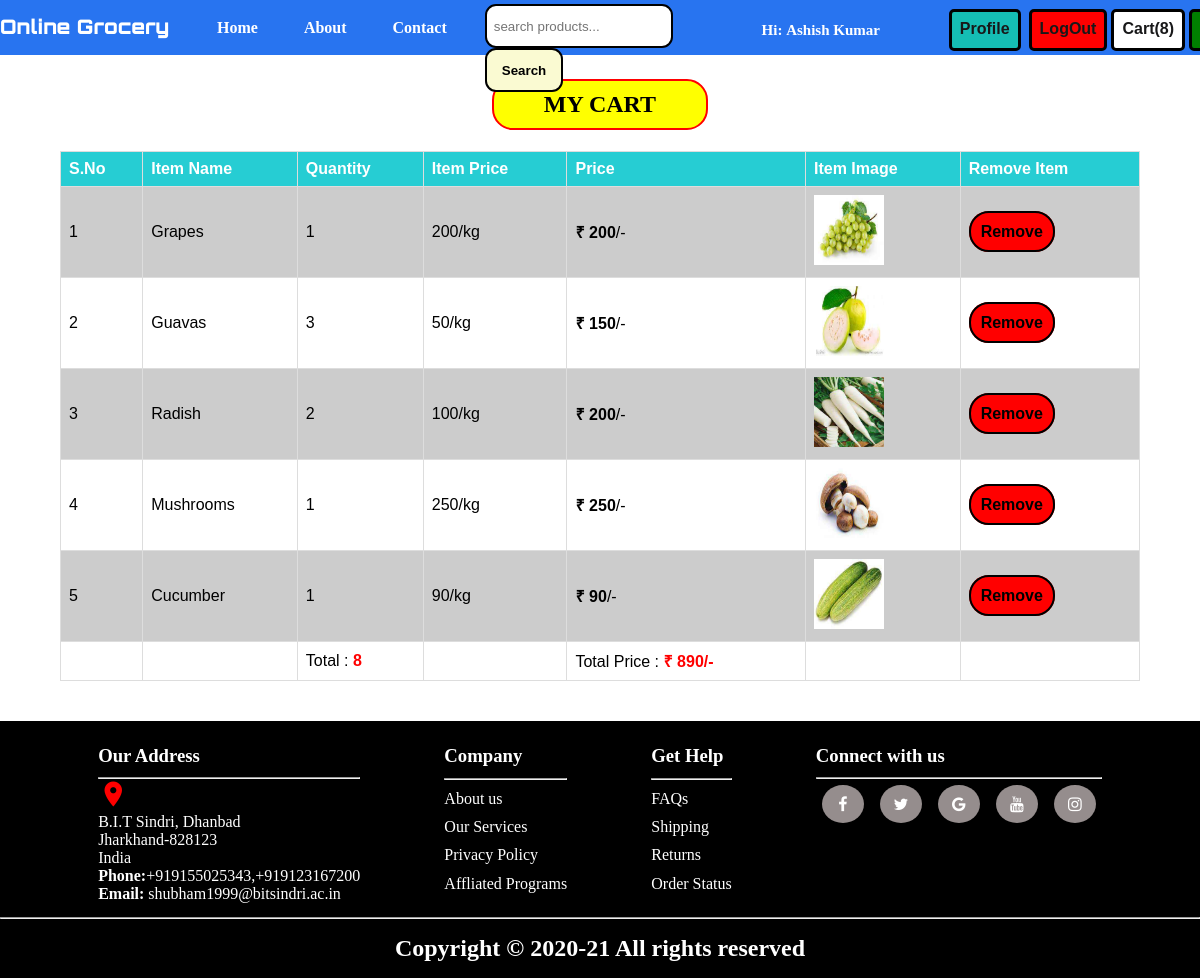
Screenshot of /manage_cart.php (signed in) with the database file from the repository.
### tables this page shows
CREATE TABLE `users` (
  `user_id` int(6) NOT NULL,
  `f_name` varchar(20) NOT NULL,
  `l_name` varchar(20) NOT NULL,
  `email` varchar(30) NOT NULL,
  `mobile` varchar(10) NOT NULL,
  `password` varchar(100) NOT NULL,
  `address` varchar(200) NOT NULL,
  `updated` timestamp NOT NULL DEFAULT current_timestamp() ON UPDATE current_timestamp(),
  `created` timestamp NOT NULL DEFAULT current_timestamp()
);

CREATE TABLE `manage_cart` (
  `mc_id` int(11) NOT NULL,
  `user_id` int(5) NOT NULL,
  `item_id` int(5) NOT NULL,
  `quantity` int(3) NOT NULL
);

CREATE TABLE `items` (
  `item_id` int(11) NOT NULL,
  `item_name` varchar(30) NOT NULL,
  `item_img` varchar(50) NOT NULL,
  `item_price` decimal(10,0) NOT NULL,
  `item_category` int(6) NOT NULL
);

### manage_cart.php (the view)
<?php include_once('header.php');
$user_id = $_SESSION['user_id'];
?>
<section class="usermsg">
         <div class="contain">
           <h2>MY CART</h2>
         <table class="users">
             <tr>
               <th>S.No</th>
               <th>Item Name</th>
               <th>Quantity</th>
               <th>Item Price</th>
               <th>Price</th>
               <th>Item Image</th>
               <th>Remove Item</th>
             </tr>
             <?php
                    $query = mysqli_query($conn, "SELECT DISTINCT(item_name), item_img, item_price, mc_id, quantity FROM items,manage_cart WHERE manage_cart.user_id=$user_id AND items.item_id=manage_cart.item_id");
                    $i = 1;
                    $tq = 0;
                    $tp = 0;
                    while($row = mysqli_fetch_array($query)){
                      $tq = $tq + $row['quantity'];
                      $tp = $tp + $row['item_price'] * $row['quantity'];
              ?>
              <tr>
                  <td><?php echo $i; ?></td>
                  <td><?php echo $row['item_name'];?></td>
                  <td><?php echo $row['quantity'];?></td>
                  <td><?php echo $row['item_price'];?>/kg </td>
                  <td><b>&#8377; <?php echo $row['quantity'] * $row['item_price']; ?></b>/-</td>
                  <td><img width="70" height="70" src="items/<?php echo $row['item_img'];?>" alt=""></td>
                  <td><a id="remove" style="border: 2px solid black;color: black;text-decoration: none; padding:10px;font-weight: bold;background: red;border-radius: 20px;"href="delete_cart_items.php?id=<?php echo $row['mc_id']; ?>">Remove</a></td>
              </tr>
              <?php $i++; } ?>
              <tr>
                <td></td>
                <td></td>
                <td>Total : <b style="color:red;"><?php echo $tq; ?></b></td>
                <td></td>
                <td>Total Price : <b style="color:red;">&#8377; <?php echo $tp; ?>/-</b></td>
                <td></td>
                <td></td>
              </tr>
           </table>
         </div>
</section>
<?php include_once('footer.php'); ?>

### header.php (shortened to what this page needs)
<?php
include_once('admin/connect_db.php');
?>
<!DOCTYPE html>
<html lang="en">
<head>
    <link rel="stylesheet" href="css/style.css">
    <link rel="stylesheet" href="css/utilis.css">
    <link rel="stylesheet" href="https://cdnjs.cloudflare.com/ajax/libs/font-awesome/4.7.0/css/font-awesome.min.css">
    <link rel="stylesheet" href="https://cdnjs.cloudflare.com/ajax/libs/font-awesome/4.7.0/css/font-awesome.min.css">
</head>
<body>
    <header class="head">
        <div class="d1">
            <p class="p1">Online Grocery</p>
        </div>
        <nav>
            <ul>
                <li><a href="index.php">Home</a></li>
                <li><a href="about.php">About</a></li>
                <li><a href="contact.php">Contact</a></li>
            </ul>
        </nav>
        <div class="search">
            <form method="post" action="items_search.php">
                <input  id="searchinput"type="text" name="search" placeholder="search products..." required>
                <input type="submit" name="search_btn" value="Search" id="search1">
            </form>
        </div>
        <div class="butns">
            <?php if(isset($_SESSION['user_id'])){
                $query = mysqli_query($conn, "SELECT * from users WHERE user_id='".$_SESSION['user_id']."'");
                while($row =  mysqli_fetch_array($query)){
                    $f_name =  $row['f_name'];
                    $l_name =  $row['l_name'];
                    $name = $f_name.' '.$l_name;
                }
                $query = mysqli_query($conn, "SELECT SUM(quantity) as total_items FROM manage_cart WHERE user_id='".$_SESSION['user_id']."'");
                while ($row = mysqli_fetch_array($query)){
                    $total_items = $row['total_items'];
                }
                ?>
                <p class="title"><?php echo "Hi: ".$name;?></p>
                <a href="user_profile.php" id="profile">Profile</a>
               <?php
                echo " <a href='logout.php' id='logout'>LogOut</a>";
                    if(isset($_SESSION)){?>
                        <a href="manage_cart.php" id="cart">
                <span>Cart(<?php echo $total_items; ?>)</span></a>
                    <?php }
                    if(@$_SESSION['user_id']<=2){
                        echo " <a href='admin/dashboard.php' id='admin'>Admin</a>";
                    }
                }else{?>
                <button id="log" onclick="window.location.href='login.php';">Log In</button>
                <button id="sign" onclick="window.location.href='signup.php';">Sign Up</button>
           <?php } ?>
        </div>
    </header>
    <main  id="#main" class="mainclass">

### css/style.css (style rules this page uses)
* { margin:0; padding:0; }
.head { background-color: #2874f0; display: flex; height: 55px; width: 100%; position: fixed; }
.p1 { color: white; font-family: 'Orbitron', sans-serif; font-weight: 900; font-size: 20px; line-height: 53px; width: 194px; }
nav ul { display: flex; justify-content: flex-start; }
nav ul li { list-style: none; padding: 0px 23px; line-height: 55px; }
nav ul li a { color: white; text-decoration: none; font-weight: 900; }
.search { display: flex; margin: 4px 15px; }
.search input { height: 40px; padding-left: 7px; border: 2px solid black; border-radius: 11px; }
#search1 { padding: 6px 15px; background: lightgoldenrodyellow; font-weight: bold; height: 44px; }
#profile, #logout, #admin { margin: 0px 4px; }
#profile { border: 3px solid black; border-radius: 5px; color: #181819; text-decoration: none; padding: 8px; background: rgb(21, 189, 180); font-weight: bold; font-family: 'Franklin Gothic Medium', 'Arial Narrow', Arial, sans-serif; height: 20px; }
#logout { border: 3px solid black; border-radius: 5px; color: #181819; text-decoration: none; padding: 8px; background: red; font-weight: bold; font-family: 'Franklin Gothic Medium', 'Arial Narrow', Arial, sans-serif; height: 20px; }
#admin { border: 3px solid black; border-radius: 5px; color: #181819; text-decoration: none; padding: 8px; background: green; font-weight: bold; font-family: 'Franklin Gothic Medium', 'Arial Narrow', Arial, sans-serif; height: 20px; }
#cart { border: 3px solid black; border-radius: 5px; color: #181819; text-decoration: none; padding: 8px; background: white; font-weight: bold; font-family: 'Franklin Gothic Medium', 'Arial Narrow', Arial, sans-serif; height: 20px; }
.butns .title { font-size: 15px; font-weight: bold; font-family: 'FontAwesome'; color: white; padding: 13px 0px; width: 248px; text-align: center; }
.butns { display: flex; margin: 9px; justify-content: space-around; }
.mainclass { height: auto; display: inline-block; margin-top: 58px; width: 100%; }
.usermsg { margin-bottom: 40px; }
.usermsg .contain h2 { text-align: center; margin: 21px auto; background: yellow; width: 16%; padding: 10px; border-radius: 21px; border: 2px red solid; }
.usermsg .contain .users { font-family: Arial, Helvetica, sans-serif; border-collapse: collapse; width: 90%; margin: 0px auto; }
.users th { padding-top: 12px; padding-bottom: 12px; text-align: left; background-color: #26cdd3; color: white; }
.users td,.users th { border: 1px solid #ddd; padding: 8px; }
.users tr:nth-child(even) { background-color: #ccc; }

### rows the page displays
users: name "Ashish Kumar"
manage_cart: item.item_name "Grapes", quantity "1", item.item_price "200", $row['quantity']*$row['item_price'] "200", item.item_img (picture)
manage_cart: item.item_name "Guavas", quantity "3", item.item_price "50", $row['quantity']*$row['item_price'] "150", item.item_img (picture)
manage_cart: item.item_name "Radish", quantity "2", item.item_price "100", $row['quantity']*$row['item_price'] "200", item.item_img (picture)
manage_cart: item.item_name "Mushrooms", quantity "1", item.item_price "250", $row['quantity']*$row['item_price'] "250", item.item_img (picture)
manage_cart: item.item_name "Cucumber", quantity "1", item.item_price "90", $row['quantity']*$row['item_price'] "90", item.item_img (picture)

### other values shown
$total_items "8"
$tq "8"
$tp "890"
